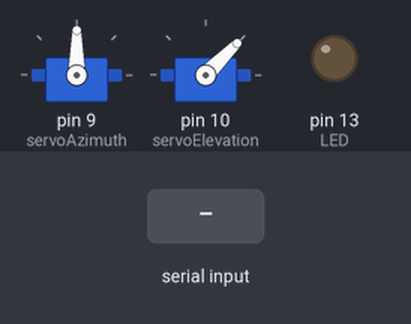
Bench run of a sketch on a simulated Arduino Uno, built with avr-gcc and run on an emulated ATmega328P. Shown: 2 × servo, output pins drawn as LEDs (lit = HIGH). Inputs (shaded band) come from the test bench. What the sketch prints to the serial monitor is not drawn.

Above: at 1.2 s.
1.3 s: "a90\n" received over Serial
At 2.5 s:
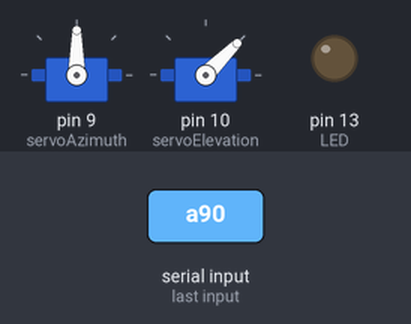
2.9 s: "a,45\n" received over Serial
At 3.8 s:
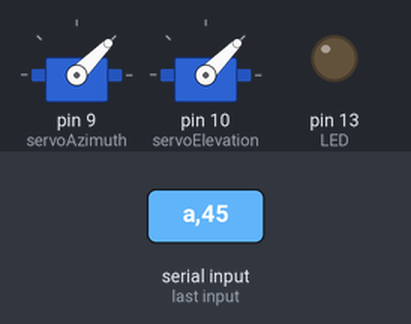
4.5 s: "a" received over Serial
At 6.8 s:
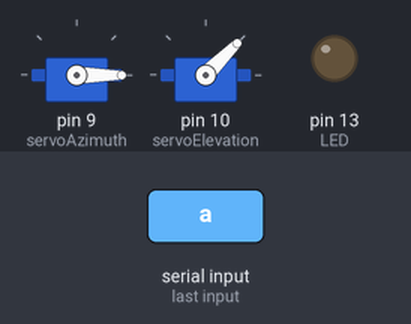
7.1 s: "A90\n" received over Serial
At 8.1 s:
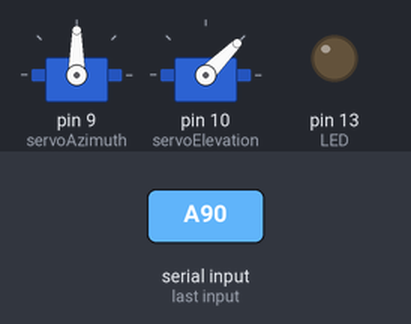
8.7 s: "e90\n" received over Serial
At 9.4 s:
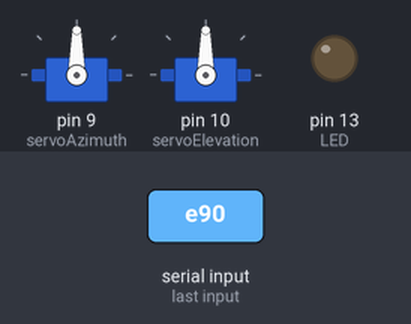
10.3 s: "A,45\n" received over Serial
At 11.8 s:
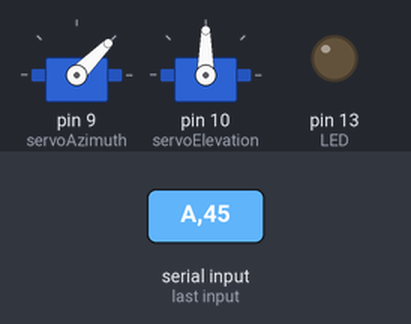
Timing chart, 0 to 12.9 s (numbered marks = the images above; inputs shaded):
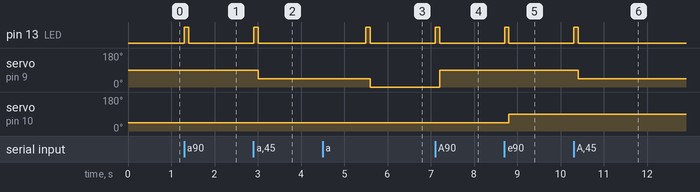

The sketch:

SpaceAppsHackaton.ino
```cpp
#include <Servo.h>

#define LED 13


float azimuth = 90.0;
float elevation  = 45.0;

Servo servoAzimuth;
Servo servoElevation;

bool makeCapture = false; // Flag for serial commands
String inputString = "";

void setup()
{
	Serial.begin(9600);

	servoAzimuth.attach(9);
	servoElevation.attach(10);

	pinMode(LED, OUTPUT);
}

void loop()
{
	servoAzimuth.write(azimuth);
	servoElevation.write(elevation);
}


void serialEvent()
{
  while (Serial.available())
  {
    char inChar = (char)Serial.read();
    // inputString += inChar;
    if (inChar == 'a'|inChar == 'A')
    {
    	azimuth = Serial.parseFloat();
      Serial.print(azimuth);
    	digitalWrite(LED, HIGH);
		  delay(100);
		  digitalWrite(LED, LOW);
    }
    if (inChar == 'e'|inChar == 'E')
    {
      elevation = Serial.parseFloat();
      digitalWrite(LED, HIGH);
		delay(100);
		digitalWrite(LED, LOW);
    }
    if (inChar == 'c'|inChar == 'C')
    {
      makeCapture = true;
    }
  }
}
```

Measured:
- after the input at 1.3 s, pin 13 (LED): LOW → HIGH at once, → LOW 0.10 s later
- after the input at 2.9 s, pin 13 (LED): LOW → HIGH at once, → LOW 0.10 s later; servo on pin 9 (servoAzimuth): 90° → 45° after 0.11 s
- after the input at 4.5 s, pin 13 (LED): LOW → HIGH after 1.0 s, → LOW 0.10 s later; servo on pin 9 (servoAzimuth): 45° → 0° after 1.1 s
- after the input at 7.1 s, pin 13 (LED): LOW → HIGH at once, → LOW 0.10 s later; servo on pin 9 (servoAzimuth): 0° → 90° after 0.10 s
- after the input at 8.7 s, pin 13 (LED): LOW → HIGH at once, → LOW 0.10 s later; servo on pin 10 (servoElevation): 45° → 90° after 0.10 s
- after the input at 10.3 s, pin 13 (LED): LOW → HIGH at once, → LOW 0.10 s later; servo on pin 9 (servoAzimuth): 90° → 45° after 0.11 s
